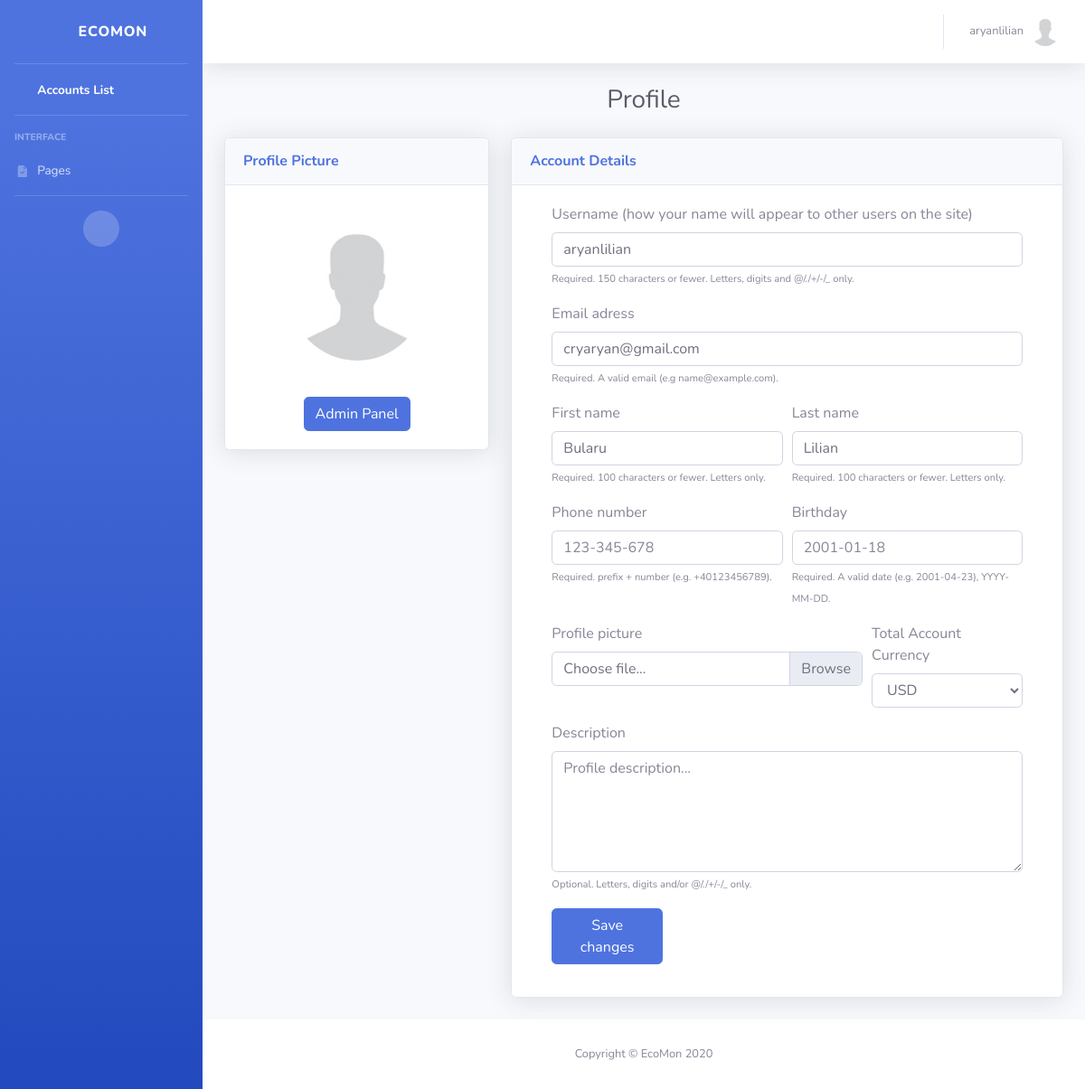
/users/profile/ (signed in), run on the app's committed database.
### users/models.py (models this page shows, shortened)
class User(AbstractUser):
    email = models.EmailField(_('Email'), null=False, blank=False, unique=True)
    first_name = models.CharField(_('First Name'), max_length=100, null=False, blank=False)
    last_name = models.CharField(_('Last Name'), max_length=100, null=False, blank=False)
    birth_date = models.DateField(_('Birth Date'), auto_now_add=False, null=True, blank=True)
    phone_number = PhoneNumberField(_('Phone Number'), null=True, blank=True, unique=True)
    email_verified = models.BooleanField(_('Email Verified'), default=False)
    pro_membership = models.BooleanField(_('Pro Membership'), default=False)
    phone_number_verified = models.BooleanField(_('Phone Number Verified'), default=False)
    send_marketing_emails = models.BooleanField(_('Send marketing emails'), default=False)
    accept_terms_conditions_and_security_policy = models.BooleanField(
        _('Accept Terms and Conditions, Data Security Policy'),
        default=False
    )

class Profile(models.Model):
    class Currency(models.TextChoices):
        AED = 'AED', _('AED')
        AUD = 'AUD', _('AUD')
        BRL = 'BRL', _('BRL')
        CAD = 'CAD', _('CAD')
        CHF = 'CHF', _('CHF')
        CLP = 'CLP', _('CLP')
        CNY = 'CNY', _('CNY')
        COP = 'COP', _('COP')
        CZK = 'CZK', _('CZK')
        DKK = 'DKK', _('DKK')
        EUR = 'EUR', _('EUR')
        GBP = 'GBP', _('GBP')
        HKD = 'HKD', _('HKD')
        HUF = 'HUF', _('HUF')
        IDR = 'IDR', _('IDR')
        ILS = 'ILS', _('ILS')
        INR = 'INR', _('INR')
        JPY = 'JPY', _('JPY')
        KRW = 'KRW', _('KRW')
        MDL = 'MDL', _('MDL')
        MXN = 'MXN', _('MXN')
        MYR = 'MYR', _('MYR')
        NOK = 'NOK', _('NOK')
        NZD = 'NZD', _('NZD')
        PHP = 'PHP', _('PHP')
        PLN = 'PLN', _('PLN')
        RON = 'RON', _('RON')
        RUB = 'RUB', _('RUB')
        SAR = 'SAR', _('SAR')
        SEK = 'SEK', _('SEK')
        SGD = 'SGD', _('SGD')
        THB = 'THB', _('THB')
        TRY = 'TRY', _('TRY')
        TWD = 'TWD', _('TWD')
        USD = 'USD', _('USD')
        ZAR = 'ZAR', _('ZAR')
    user = models.OneToOneField(User, on_delete=models.CASCADE)
    image = models.ImageField(_('Avatar'), default='default.jpg', upload_to='profile_pics')
    description = models.TextField(_('Description'), null=True, blank=True)
    created_date = models.DateTimeField(_('Created Date/Time'), auto_now_add=True)
    updated_date = models.DateTimeField(_('Updated Date/Time'), auto_now=True)
    currency = models.CharField(
        _('Currency'), max_length=3, choices=Currency.choices, default=Currency.USD
    )

### users/views.py (the view, shortened to what this page needs)
# urls.py: path('profile/', ProfileView.as_view(), name='profile'),
class ProfileView(LoginRequiredMixin, View):
    template_name = 'users/profile.html'
    def get(self, request, *args, **kwargs):
        context = self.get_context_data(**kwargs)
        return render(request, self.template_name, context)
    def get_context_data(self, **kwargs):
        user_update_form = UserUpdateForm(
            instance = self.request.user
        )
        profile_update_form = ProfileUpdateForm(
            instance = self.request.user.profile
        )
        context = {
            'title' : template_titles['profile_title'],
            'user_update_form' : user_update_form,
            'profile_update_form' : profile_update_form,
            'phone_number_help_text' : help_texts['phone_number']
        }
        return context

### templates/users/profile.html (shortened to what this page needs)
{% extends 'users/base.html' %}
{% load widget_tweaks %}
{% block content %}
    <div class="row">
        <div class="col-xl-4 col-lg-4 col-md-12">
            <div class="card shadow mb-4">
                <div class="card-header py-3 d-flex flex-row align-items-center justify-content-between">
                    <h6 class="m-0 font-weight-bold text-primary">Profile Picture</h6>
                </div>
                <div class="card-body text-center">
                    <img height="150" width="150" class="img-profile rounded-circle mt-4" src="{{ user.profile.image.url }}">
                </div>
                <div class="card-body text-center">
                    <a class="btn btn-primary" href="{% url 'admin:index' %}">Admin Panel</a>
                </div>
            </div>
        </div>
        <div class="col-xl-8 col-lg-8 col-md-12">
            <div class="card shadow mb-4">
                <div class="card-header py-3 d-flex flex-row align-items-center justify-content-between">
                    <h6 class="m-0 font-weight-bold text-primary">Account Details</h6>
                </div>
                <div class="card-body">
                    <div class="container">
                        <form method="POST" enctype="multipart/form-data">
                            <div class="form-row">
                                <div class="form-group col-md-12">
                                    <label for="username">Username (how your name will appear to other users on the site)</label>
                                    {% if not user.email_verified %}
                                        {% render_field user_update_form.username class="form-control" placeholder="username" id="username" readonly=True %}
                                    {% else %}
                                        {% render_field user_update_form.username class="form-control" placeholder="username" id="username" %}
                                    {% endif %}
                                    {% if not user_update_form.username.errors %}
                                        <small class="text-xs font-weight text-secondary">{{ user_update_form.username.help_text }}</small>
                                    {% endif %}
                                </div>
                            </div>
                            <div class="form-row">
                                <div class="form-group col-md-12">
                                    <label for="email">Email adress</label>
                                    {% if not user.email_verified %}
                                        {% render_field user_update_form.email class="form-control" placeholder="name@example.com" id="email" readonly=True %}
                                    {% else %}
                                        {% render_field user_update_form.email class="form-control" placeholder="name@example.com" id="email" %}
                                    {% endif %}
                                    {% if not user_update_form.email.errors %}
                                        <small class="text-xs font-weight text-secondary">{{ user_update_form.email.help_text }}</small>
                                    {% endif %}
                                </div>
                            </div>
                            <div class="form-row">
                                <div class="form-group col-md-6">
                                    <label for="firstName">First name</label>
                                    {% if not user.email_verified %}
                                        {% render_field user_update_form.first_name class="form-control" placeholder="John" id="firstName" readonly=True %}
                                    {% else %}
                                        {% render_field user_update_form.first_name class="form-control" placeholder="John" id="firstName" %}
                                    {% endif %}
                                    {% if not user_update_form.first_name.errors %}
                                        <small class="text-xs font-weight text-secondary">{{ user_update_form.first_name.help_text }}</small>
                                    {% endif %}
                                </div>
                                <div class="form-group col-md-6">
                                    <label for="lastName">Last name</label>
                                    {% if not user.email_verified %}
                                        {% render_field user_update_form.last_name class="form-control" placeholder="Hanks" id="lastName" readonly=True %}
                                    {% else %}
                                        {% render_field user_update_form.last_name class="form-control" placeholder="Hanks" id="lastName" %}
                                    {% endif %}
                                    {% if not user_update_form.last_name.errors %}
                                        <small class="text-xs font-weight text-secondary">{{ user_update_form.last_name.help_text }}</small>
                                    {% endif %}
                                </div>
                            </div>
                            <div class="form-row">
                                <div class="form-group col-md-6">
                                    <label for="phoneNumber">Phone number</label>
                                    {% if not user.email_verified %}
                                        {% render_field user_update_form.phone_number class="form-control" placeholder="123-345-678" id="phoneNumber" readonly=True %}
                                    {% else %}
                                        {% render_field user_update_form.phone_number class="form-control" placeholder="123-345-678" id="phoneNumber" %}
                                    {% endif %}
                                    {% if not user_update_form.phone_number.errors %}
                                        <small class="text-xs font-weight text-secondary">{{ phone_number_help_text }}</small>
                                    {% endif %}
                                </div>
                                <div class="form-group col-md-6">
                                    <label for="birthday">Birthday</label>
                                    {% if not user.email_verified %}
                                        {% render_field user_update_form.birth_date class="form-control" placeholder="2001-01-18" id="birthday" readonly=True %}
                                    {% else %}
                                        {% render_field user_update_form.birth_date class="form-control" placeholder="2001-01-18" id="birthday" %}
                                    {% endif %}
                                    {% if not user_update_form.birth_date.errors %}
                                        <small class="text-xs font-weight text-secondary">{{ user_update_form.birth_date.help_text }}</small>
                                    {% endif %}
                                </div>
                            </div>
                            <div class="form-row">
                                <div class="form-group col-md-8">
                                   <label for="validatedCustomFile">Profile picture</label>
                                   <div class="custom-file">
                                       <label class="custom-file-label" for="validatedCustomFile">Choose file...</label>
                                   </div>
                               </div>
                                <div class="form-group col-md-4">
                                    <label for="currency">Total Account Currency</label>
                                    {% if not user.email_verified %}
                                        {% render_field profile_update_form.currency id="currency" class="form-control" disabled=True %}
                                    {% else %}
                                        {% render_field profile_update_form.currency id="currency" class="form-control" %}
                                    {% endif %}
                                </div>
                            </div>
                            <div class="form-row">
                                <div class="form-group col-md-12">
                                    <label for="description">Description</label>
                                    {% if not user.email_verified %}
                                        {% render_field profile_update_form.description class="form-control" id="description" placeholder="Profile description..."  readonly=True %}
                                    {% else %}
                                        {% render_field profile_update_form.description class="form-control" id="description" placeholder="Profile description..." %}
                                    {% endif %}
                                    {% if not profile_update_form.description.errors %}
                                        <small class="text-xs font-weight text-secondary">{{ profile_update_form.description.help_text }}</small>
                                    {% endif %}
                                </div>
                            </div>
                            <div class="form-row">
                                <div class="form-group col-md-3">
                                    <button type="submit" name="button" class="btn btn-md btn-primary" {% if not user.email_verified %}disabled{% endif %}>Save changes</button>
                                </div>
                            </div>
                        </form>
                    </div>
                </div>
            </div>
        </div>
    </div>
{% endblock %}

### templates/users/base.html (shortened to what this page needs)
{% load static %}
<!DOCTYPE html>
<html lang="en">
<head>
    <link href="{% static 'vendor/fontawesome-free/css/all.min.css' %}" rel="stylesheet" type="text/css">
    <link href="{% static 'css/sb-admin-2.min.css' %}" rel="stylesheet" type="text/css">
    <link href="{% static 'vendor/datatables/dataTables.bootstrap4.min.css' %}" rel="stylesheet" type="text/css">
</head>
<body id="page-top">
    <div id="wrapper">
        <ul class="navbar-nav bg-gradient-primary sidebar sidebar-dark accordion" id="accordionSidebar">
            <a class="sidebar-brand d-flex align-items-center justify-content-center" href="{% url 'accounts' %}">
                <div class="sidebar-brand-icon rotate-n-15">
                    <i class="fas fa-laugh-wink"></i>
                </div>
                <div class="sidebar-brand-text mx-3">EcoMon</div>
            </a>
            <hr class="sidebar-divider my-0">
            <li class="nav-item active">
                <a class="nav-link" href="{% url 'accounts' %}">
                    <span>Accounts List</span></a>
            </li>
            <hr class="sidebar-divider">
            <div class="sidebar-heading">
                Interface
            </div>
            <li class="nav-item">
                <a class="nav-link collapsed" href="#" data-toggle="collapse" data-target="#collapseTwo"
                    aria-expanded="true" aria-controls="collapseTwo">
                    <i class="fas fa-fw">
                    </i>
                    <span>Pages</span>
                </a>
            </li>
            <hr class="sidebar-divider">
            <div class="text-center d-none d-md-inline">
                <button class="rounded-circle border-0" id="sidebarToggle"></button>
            </div>
        </ul>
        <div id="content-wrapper" class="d-flex flex-column">
            <div id="content">
                <nav class="navbar navbar-expand navbar-light bg-white topbar mb-4 static-top shadow">
                    <ul class="navbar-nav ml-auto">
                        <li class="nav-item dropdown no-arrow">
                            <a class="nav-link dropdown-toggle" href="#" id="userDropdown" role="button"
                                data-toggle="dropdown" aria-haspopup="true" aria-expanded="false">
                                <span class="mr-2 d-none d-lg-inline text-gray-600 small">{{ user.username }}</span>
                                <img class="img-profile rounded-circle" src="{{ user.profile.image.url }}">
                            </a>
                        </li>
                    </ul>
                </nav>
                <div class="container-fluid">
                    <div class="d-sm-flex align-items-center justify-content-center mb-4">
                        <h1 class="h3 mb-0 text-gray-800">{{ title }}</h1>
                    </div>
                    {% block content %}
                    {% endblock %}
                </div>
            </div>
            <footer class="sticky-footer bg-white">
                <div class="container my-auto">
                    <div class="copyright text-center my-auto">
                        <span>Copyright &copy; EcoMon 2020</span>
                    </div>
                </div>
            </footer>
        </div>
    </div>
</body>
</html>

### data on the page
User: username "aryanlilian", profile.image (placeholder picture), email "cryaryan@gmail.com", first_name "Bularu", last_name "Lilian"
Profile: currency "USD"

### other printed values
{{ title }} "Profile"
{{ user_update_form.username.help_text }} "Required. 150 characters or fewer. Letters, digits and @/./+/-/_ only."
{{ user_update_form.email.help_text }} "Required. A valid email (e.g name@example.com)."
{{ user_update_form.first_name.help_text }} "Required. 100 characters or fewer. Letters only."
{{ user_update_form.last_name.help_text }} "Required. 100 characters or fewer. Letters only."
{{ phone_number_help_text }} "Required. prefix + number (e.g. +40123456789)."
{{ user_update_form.birth_date.help_text }} "Required. A valid date (e.g. 2001-04-23), YYYY-MM-DD."
{{ profile_update_form.description.help_text }} "Optional. Letters, digits and/or @/./+/-/_ only."
